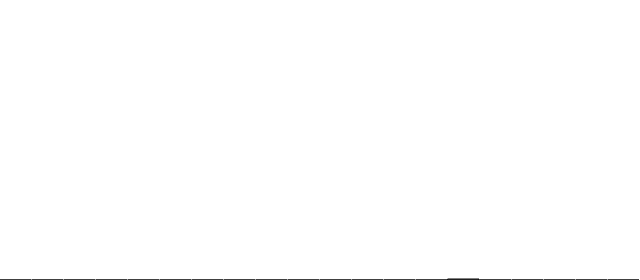
Frame 1 (no input)
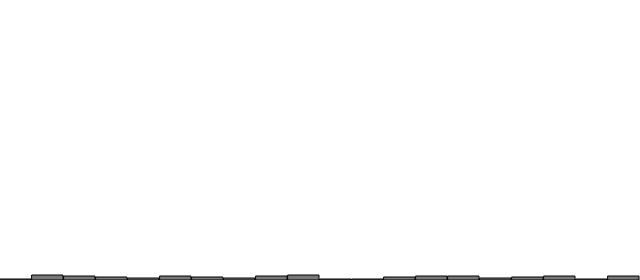
Frame 60 (no input)
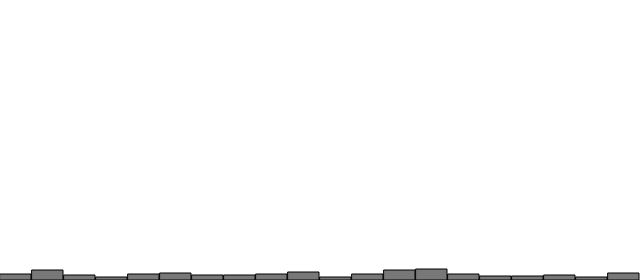
Frame 120 (the mouse pressed at the canvas centre since frame 60)

The p5.js sketch that drew these frames (run headless with seeded random() and noise() and a simulated clock; from frame 60 on, the mouse is pressed at the canvas centre):

// p5.js sketch
// ── sketch.js
/// <reference types="p5/global" />

let randomCount = [];
const total = 20;

function setup() {
    createCanvas(640, 280);
    for (let i = 0; i < total; i++) {
        randomCount[i] = 0;
    }
}

function draw() {
    background(255);
    const index = floor(random(total));
    randomCount[index]++;

    let w = width / total;
    fill(120);
    for (let i = 0; i < total; i++) {
        rect(i * w, height - randomCount[i], w - 1, randomCount[i]);
    }
    fill(0);
}
